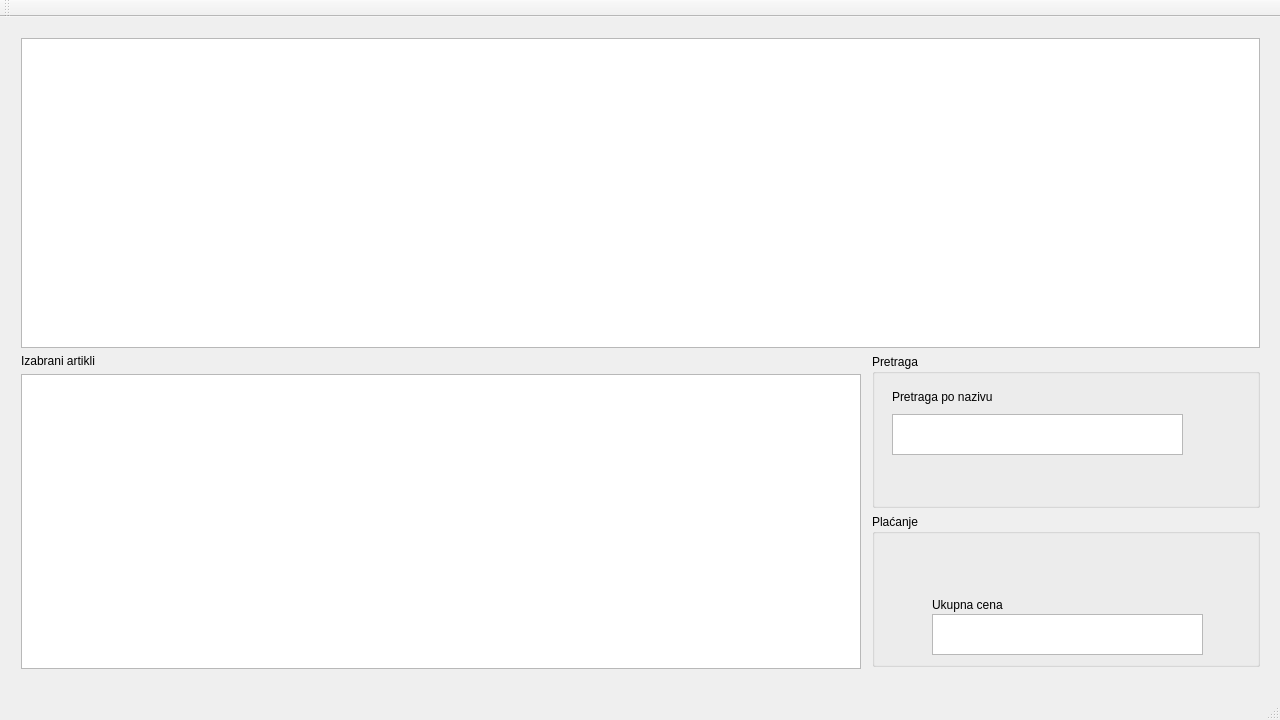
<?xml version="1.0" encoding="UTF-8"?>
<ui version="4.0">
 <class>main_window</class>
 <widget class="QMainWindow" name="main_window">
  <property name="geometry">
   <rect>
    <x>0</x>
    <y>0</y>
    <width>1280</width>
    <height>720</height>
   </rect>
  </property>
  <property name="minimumSize">
   <size>
    <width>1280</width>
    <height>720</height>
   </size>
  </property>
  <property name="windowTitle">
   <string>main_window</string>
  </property>
  <widget class="QWidget" name="centralWidget">
   <widget class="QWidget" name="verticalLayoutWidget">
    <property name="geometry">
     <rect>
      <x>10</x>
      <y>10</y>
      <width>1261</width>
      <height>651</height>
     </rect>
    </property>
    <layout class="QVBoxLayout" name="verticalLayout">
     <item>
      <widget class="QTableView" name="db_table">
       <property name="sizePolicy">
        <sizepolicy hsizetype="Expanding" vsizetype="Preferred">
         <horstretch>0</horstretch>
         <verstretch>0</verstretch>
        </sizepolicy>
       </property>
       <property name="minimumSize">
        <size>
         <width>1200</width>
         <height>310</height>
        </size>
       </property>
      </widget>
     </item>
     <item>
      <layout class="QHBoxLayout" name="horizontalLayout">
       <property name="sizeConstraint">
        <enum>QLayout::SetNoConstraint</enum>
       </property>
       <item>
        <layout class="QVBoxLayout" name="verticalLayout_7">
         <item>
          <widget class="QLabel" name="label_3">
           <property name="text">
            <string>Izabrani artikli</string>
           </property>
          </widget>
         </item>
         <item>
          <widget class="QTableView" name="purchase_table">
           <property name="enabled">
            <bool>true</bool>
           </property>
           <property name="sizePolicy">
            <sizepolicy hsizetype="Preferred" vsizetype="Preferred">
             <horstretch>0</horstretch>
             <verstretch>0</verstretch>
            </sizepolicy>
           </property>
           <property name="minimumSize">
            <size>
             <width>840</width>
             <height>295</height>
            </size>
           </property>
           <property name="baseSize">
            <size>
             <width>300</width>
             <height>200</height>
            </size>
           </property>
           <property name="focusPolicy">
            <enum>Qt::StrongFocus</enum>
           </property>
          </widget>
         </item>
        </layout>
       </item>
       <item>
        <spacer name="horizontalSpacer">
         <property name="orientation">
          <enum>Qt::Horizontal</enum>
         </property>
         <property name="sizeType">
          <enum>QSizePolicy::Fixed</enum>
         </property>
         <property name="sizeHint" stdset="0">
          <size>
           <width>5</width>
           <height>5</height>
          </size>
         </property>
        </spacer>
       </item>
       <item>
        <layout class="QVBoxLayout" name="verticalLayout_6">
         <item>
          <widget class="QGroupBox" name="groupBox_2">
           <property name="title">
            <string>Pretraga</string>
           </property>
           <widget class="QLabel" name="label">
            <property name="geometry">
             <rect>
              <x>20</x>
              <y>33</y>
              <width>211</width>
              <height>20</height>
             </rect>
            </property>
            <property name="text">
             <string>Pretraga po nazivu</string>
            </property>
           </widget>
           <widget class="QTextEdit" name="textEdit">
            <property name="geometry">
             <rect>
              <x>20</x>
              <y>60</y>
              <width>291</width>
              <height>41</height>
             </rect>
            </property>
           </widget>
          </widget>
         </item>
         <item>
          <widget class="QGroupBox" name="groupBox">
           <property name="title">
            <string>Plaćanje</string>
           </property>
           <widget class="QLabel" name="label_2">
            <property name="geometry">
             <rect>
              <x>60</x>
              <y>80</y>
              <width>111</width>
              <height>21</height>
             </rect>
            </property>
            <property name="text">
             <string>Ukupna cena</string>
            </property>
           </widget>
           <widget class="QPlainTextEdit" name="plainTextEdit">
            <property name="geometry">
             <rect>
              <x>60</x>
              <y>100</y>
              <width>271</width>
              <height>41</height>
             </rect>
            </property>
            <property name="acceptDrops">
             <bool>false</bool>
            </property>
           </widget>
          </widget>
         </item>
        </layout>
       </item>
      </layout>
     </item>
    </layout>
   </widget>
  </widget>
  <widget class="QMenuBar" name="menuBar">
   <property name="geometry">
    <rect>
     <x>0</x>
     <y>0</y>
     <width>1280</width>
     <height>21</height>
    </rect>
   </property>
  </widget>
  <widget class="QToolBar" name="mainToolBar">
   <attribute name="toolBarArea">
    <enum>TopToolBarArea</enum>
   </attribute>
   <attribute name="toolBarBreak">
    <bool>false</bool>
   </attribute>
  </widget>
  <widget class="QStatusBar" name="statusBar"/>
 </widget>
 <layoutdefault spacing="6" margin="11"/>
 <resources/>
 <connections/>
</ui>
